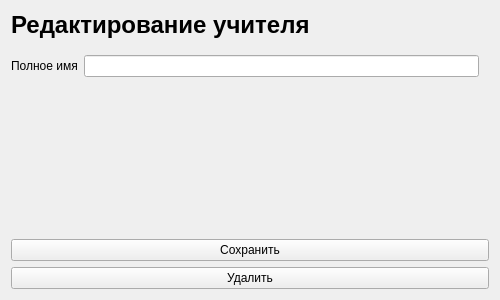
<?xml version="1.0" encoding="UTF-8"?>
<ui version="4.0">
 <class>EditTeacher</class>
 <widget class="QWidget" name="EditTeacher">
  <property name="windowModality">
   <enum>Qt::WindowModality::WindowModal</enum>
  </property>
  <property name="geometry">
   <rect>
    <x>0</x>
    <y>0</y>
    <width>500</width>
    <height>300</height>
   </rect>
  </property>
  <property name="maximumSize">
   <size>
    <width>500</width>
    <height>300</height>
   </size>
  </property>
  <property name="windowTitle">
   <string>Редактирование учителя</string>
  </property>
  <layout class="QGridLayout" name="gridLayout">
   <item row="2" column="0">
    <widget class="QPushButton" name="submit_btn">
     <property name="text">
      <string>Сохранить</string>
     </property>
    </widget>
   </item>
   <item row="1" column="0">
    <layout class="QFormLayout" name="formLayout">
     <property name="leftMargin">
      <number>0</number>
     </property>
     <property name="topMargin">
      <number>10</number>
     </property>
     <property name="rightMargin">
      <number>10</number>
     </property>
     <item row="0" column="0">
      <widget class="QLabel" name="label">
       <property name="text">
        <string>Полное имя</string>
       </property>
      </widget>
     </item>
     <item row="0" column="1">
      <widget class="QLineEdit" name="full_name_input"/>
     </item>
    </layout>
   </item>
   <item row="0" column="0">
    <widget class="QLabel" name="main_label">
     <property name="sizePolicy">
      <sizepolicy hsizetype="Preferred" vsizetype="Fixed">
       <horstretch>0</horstretch>
       <verstretch>0</verstretch>
      </sizepolicy>
     </property>
     <property name="font">
      <font>
       <pointsize>18</pointsize>
       <bold>true</bold>
      </font>
     </property>
     <property name="text">
      <string>Редактирование учителя</string>
     </property>
    </widget>
   </item>
   <item row="3" column="0">
    <widget class="QPushButton" name="delete_btn">
     <property name="enabled">
      <bool>true</bool>
     </property>
     <property name="text">
      <string>Удалить</string>
     </property>
     <property name="checkable">
      <bool>false</bool>
     </property>
    </widget>
   </item>
  </layout>
 </widget>
 <resources/>
 <connections/>
</ui>
